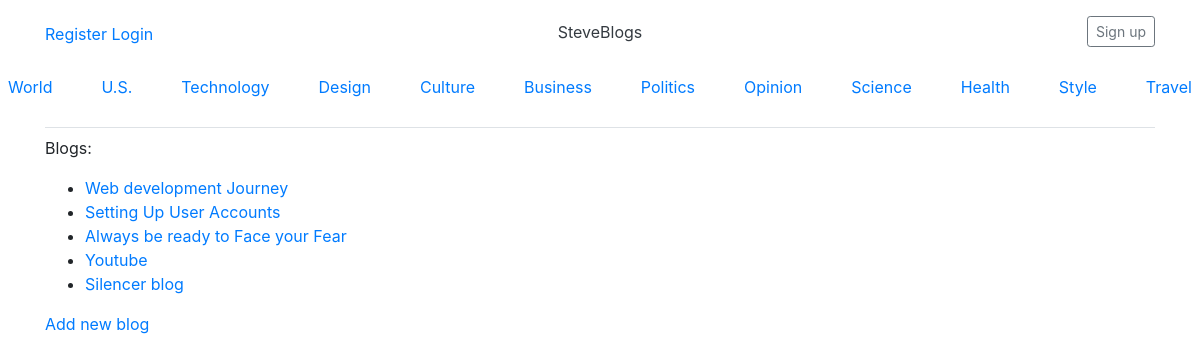
Screenshot of /blogs with the database file from the repository.
### blogs/models.py (models this page shows)
class BlogPost(models.Model):
    title = models.CharField(max_length= 200)
    text = models.TextField()
    date_added = models.DateTimeField(auto_now_add= True)
    owner = models.ForeignKey(User, on_delete= models.CASCADE)
    def __str__(self):
        if len(self.title) > 50:
            return f"{self.title[:50]}..."
        else:
            return self.title

### blogs/views.py (the view)
# urls.py: path('', include('blogs.urls')),
def blogs(request):
    blogs = BlogPost.objects.order_by('date_added')
    context = {'blogs':blogs}
    return render(request, 'blogs/blogs.html', context)

### blogs/templates/blogs/blogs.html
{% extends "blogs/base.html" %}
{% block content %}
<p>Blogs:</p>
<ul>
    {% for blog in blogs %}
        <li><a href="{% url 'blogs:blog' blog.id %}">{{blog}}</a></li>
    {% empty %}
        <li>No blog has been added yet</li>
    {% endfor %}
</ul>
<a href="{% url 'blogs:new_blog' %}">Add new blog </a>
{% endblock content %}

### blogs/templates/blogs/base.html (shortened to what this page needs)
{% load bootstrap4 %}
<!doctype html>
<html lang="en">
    <head>
        {% bootstrap_css %}
    </head>
    <body>
        <div class="container">
            <header class="blog-header lh-1 py-3">
              <div class="row flex-nowrap justify-content-between align-items-center">
                <div class="col-4 pt-1">
                    {% if user.is_authenticated %}
                    <span class="navbar-text"><a href="{% url 'blogs:blogs' %}"> Hello, {{user.username}}.</a></span>
                    {% else %}
                    <a class="link-secondary" href="{% url 'users:register' %}">Register</a>
                    <a class="link-secondary" href="{% url 'users:login' %}">Login</a>
                    {% endif %}
                </div>
                {%if user.is_authenticated %}
                <div class="col-4 text-center">
                  <a class="blog-header-logo text-dark" href="{% url 'blogs:index' %}">SteveBlogs</a>
                </div>
                <div class="col-4 d-flex justify-content-end align-items-center">
                  <a class="btn btn-sm btn-outline-secondary" href="{% url 'users:logout' %}">Logout</a>
                {% else %}
                <div class="col-4 text-center">
                  <a class="blog-header-logo text-dark" href="{% url 'blogs:index' %}">SteveBlogs</a>
                </div>
                <div class="col-4 d-flex justify-content-end align-items-center">
                    <a class="btn btn-sm btn-outline-secondary" href="{% url 'users:login' %}">Sign up</a>
                </div>
                {% endif %}
              </div>
            </div>
            <div class="nav-scroller py-1 mb-2">
                <nav class="nav d-flex justify-content-between">
                  <a class="p-2 link-secondary" href="{% url 'blogs:blogs' %}">World</a>
                  <a class="p-2 link-secondary" href="{% url 'blogs:blogs' %}">U.S.</a>
                  <a class="p-2 link-secondary" href="{% url 'blogs:blogs' %}">Technology</a>
                  <a class="p-2 link-secondary" href="{% url 'blogs:blogs' %}">Design</a>
                  <a class="p-2 link-secondary" href="{% url 'blogs:blogs' %}">Culture</a>
                  <a class="p-2 link-secondary" href="{% url 'blogs:blogs' %}">Business</a>
                  <a class="p-2 link-secondary" href="{% url 'blogs:blogs' %}">Politics</a>
                  <a class="p-2 link-secondary" href="{% url 'blogs:blogs' %}">Opinion</a>
                  <a class="p-2 link-secondary" href="{% url 'blogs:blogs' %}">Science</a>
                  <a class="p-2 link-secondary" href="{% url 'blogs:blogs' %}">Health</a>
                  <a class="p-2 link-secondary" href="{% url 'blogs:blogs' %}">Style</a>
                  <a class="p-2 link-secondary" href="{% url 'blogs:blogs' %}">Travel</a>
                </nav>
            </div>
      </body>
        <main role="main" class="container">
          <div class="pb-2 mb-2 border-bottom">
          </div>
          <div>
              {% block content %}{% endblock %}
          </div>
      </main>
</html>

### rows the page displays
BlogPost: title "Web development Journey"
BlogPost: title "Setting Up User Accounts"
BlogPost: title "Always be ready to Face your Fear"
BlogPost: title "Youtube"
BlogPost: title "Silencer blog"
